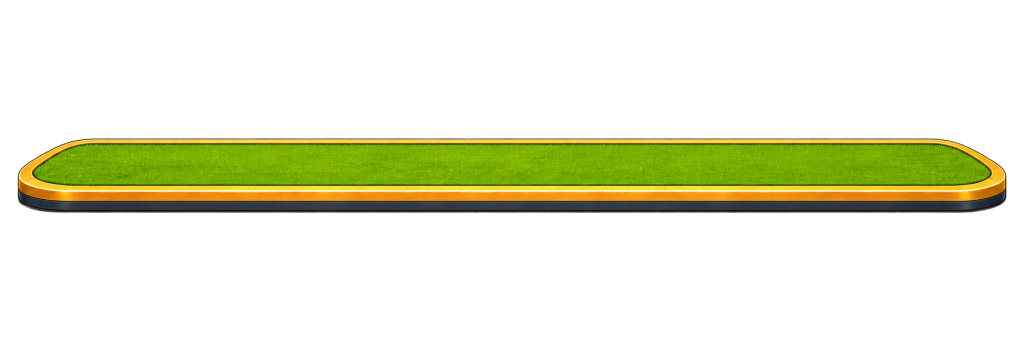
#> input picture artwork/practice/practice_platform.png, 2048 x 682 px, found by its file name (shown at 1/2 size)
$ python prepare_practice_depth.py
#> lines starting #> are read from the running program, lines starting #| are printed output that depends on the picture; after the words box and inside, x2 and y2 are one past the last pixel; in counts of white or black regions, pixels touching at a corner belong together
"""Bake small lighting passes from the prepared practice and reel-frame PNGs."""

from pathlib import Path

import numpy as np
from PIL import Image, ImageChops, ImageDraw, ImageFilter


ASSETS = Path(__file__).resolve().parents[1] / 'static/assets/birdie-breakout'
PRACTICE = ASSETS / 'practice'


def plot_pass(base, color, coverage):
    layer = Image.new('RGBA', base.size, color)
    layer.putalpha(Image.fromarray(np.round(np.clip(coverage, 0, 1) * 255).astype(np.uint8)))
    return Image.alpha_composite(base, layer)


def normalized_axes(image):
    return np.linspace(0, 1, image.width)[None, :], np.linspace(0, 1, image.height)[:, None]


def save_ground_shadows(platform):
    # Share a compact contact texture across the two shoes, machine and dispenser.
    shape = Image.new('L', (128, 40))
    ImageDraw.Draw(shape).ellipse((11, 10, 116, 29), fill=158)
    core = Image.new('L', shape.size)
    ImageDraw.Draw(core).ellipse((19, 16, 108, 24), fill=123)
    contact = Image.new('RGBA', shape.size, (255, 255, 255))
    contact.putalpha(ImageChops.screen(shape.filter(ImageFilter.GaussianBlur(4)),
                                     core.filter(ImageFilter.GaussianBlur(2))))
    contact.save(PRACTICE / 'depth_contact_shadow.png', optimize=True)

    # Project the actual front edge of the deck. A broad penumbra and a tighter
    # seam make the curved lip look seated on the terrace.
    pad = (16, 12)
    size = (platform.width + 2 * pad[0], platform.height + 2 * pad[1])
    shade = Image.new('L', size)
    seam = Image.new('L', size)
    edge = np.asarray(platform.getchannel('A')) > 100
    contour = [(x + pad[0], np.flatnonzero(col)[-1] + pad[1])
               for x, col in enumerate(edge.T) if col.any()]
    ImageDraw.Draw(shade).line([(x + 3, y + 3) for x, y in contour], fill=156, width=9)
    ImageDraw.Draw(seam).line(contour, fill=170, width=3)
    shadow = Image.new('RGBA', size, (255, 255, 255))
    shadow.putalpha(ImageChops.screen(shade.filter(ImageFilter.GaussianBlur(4.5)),
                                    seam.filter(ImageFilter.GaussianBlur(1.3))))
    shadow.save(PRACTICE / 'platform_cast_shadow.png', optimize=True)


def save_platform_light(platform):
    x, y = normalized_axes(platform)
    coverage = np.asarray(platform.getchannel('A'), dtype=np.float32) / 255
    top_light = 0.14 * np.exp(-((y - 0.24) / 0.31) ** 2) * (1 - x * 0.71)
    lip_shade = np.clip((y - 0.59) / 0.34, 0, 1) * (0.18 + 0.12 * x)
    rear_shade = 0.13 * np.exp(-((y - 0.085) / 0.07) ** 2)
    light = Image.new('RGBA', platform.size)
    light = plot_pass(light, (249, 226, 153), coverage * top_light)
    light = plot_pass(light, (64, 39, 19), coverage * lip_shade)
    light = plot_pass(light, (40, 59, 25), coverage * rear_shade)
    light.save(PRACTICE / 'platform_light.png', optimize=True)


def save_portrait_platform(platform):
    # Open the turf surface toward the camera in portrait. Keep the front
    # fascia in its own band so the gold edge retains the original profile.
    width, height = 768, 288
    sections = ((0, 20, 23), (20, 96, 245), (96, 155, 20))
    deck = Image.new('RGBA', (width, height))
    y = 0
    for start, end, rows in sections:
        section = platform.crop((0, start, platform.width, end))
        deck.paste(section.resize((width, rows), Image.Resampling.LANCZOS), (0, y))
        y += rows
    deck = deck.transform(
        deck.size, Image.Transform.QUAD, (-73, 0, 0, height, width, height, width + 73, 0),
        Image.Resampling.BICUBIC,
    )
    pixels = np.array(deck)
    light = np.linspace(0.86, 0.99, height)[:, None, None]
    pixels[:, :, :3] = np.round(pixels[:, :, :3] * light)
    Image.fromarray(pixels).save(PRACTICE / 'platform_portrait.png', optimize=True)


def save_reel_recess():
    with Image.open(ASSETS / 'course/board-frame.png') as master:
        frame = master.convert('RGBA').resize((512, 512), Image.Resampling.LANCZOS)
    x, y = normalized_axes(frame)
    # Inner opening measured on the illustration. Shadows sit below the symbols
    # and above the printed felt without touching the brass or clipping the tiles.
    left, right, top, bottom = 0.055, 0.945, 0.181, 0.907
    opening = (x >= left) & (x <= right) & (y >= top) & (y <= bottom)
    shade = (0.57 * np.exp(-np.maximum(0, y - top) / 0.025)
             + 0.47 * np.exp(-np.maximum(0, x - left) / 0.013)
             + 0.33 * np.exp(-np.maximum(0, right - x) / 0.014)
             + 0.32 * np.exp(-np.maximum(0, bottom - y) / 0.016))
    shade = opening * np.clip(shade, 0, 0.69)

    # Light skims the painted rails at the top-left. The original frame's alpha
    # keeps the pass inside its existing silhouette, including the corner brass.
    rails = (((x >= 0.032) & (x <= 0.054) & (y >= 0.175) & (y <= 0.882))
             | ((x >= 0.045) & (x <= 0.955) & (y >= 0.150) & (y <= 0.181)))
    pixels = np.asarray(frame, dtype=np.float32) / 255
    luminance = pixels[:, :, :3].mean(axis=-1)
    reflection = rails * pixels[:, :, 3] * luminance * (0.39 - 0.23 * x)
    reflection *= np.clip((y - 0.15) / 0.011, 0, 1)
    recess = Image.new('RGBA', frame.size)
    recess = plot_pass(recess, (6, 22, 16), shade)
    recess = plot_pass(recess, (248, 218, 156), reflection)
    recess.save(PRACTICE / 'reel_recess.png', optimize=True)


def save_ambient_birds():
    # Three provisional wing poses in one atlas, drawn at 4x for clean edges.
    atlas = Image.new('RGBA', (96, 20))
    for index, tip in enumerate((1, 7, 15)):
        pose = Image.new('RGBA', (128, 80))
        points = [(2, tip + 1), (7, tip + 1), (14, 9), (17, 9), (24, tip), (30, tip + 1),
                  (24, 8), (19, 11), (17, 15), (14, 13), (10, 11), (6, 8)]
        ImageDraw.Draw(pose).polygon([(x * 4, y * 4) for x, y in points], fill='white')
        atlas.paste(pose.resize((32, 20), Image.Resampling.LANCZOS), (index * 32, 0))
    atlas.save(PRACTICE / 'ambient_birds.png', optimize=True)


def main():
    with Image.open(PRACTICE / 'practice_platform.png') as master:
#> master is the input picture: PIL image 2048x682 RGBA; mean R, G, B, A 28.9, 31.4, 5.2, 51.5
        platform = master.convert('RGBA').resize((640, 50), Image.Resampling.LANCZOS)
        save_portrait_platform(master.convert('RGBA'))
#> in save_portrait_platform, `deck = Image.new('RGBA', (width, height))`: deck: PIL image 768x288 RGBA; every value is 0
#> after the loop in save_portrait_platform, `for start, end, rows in sections:`:
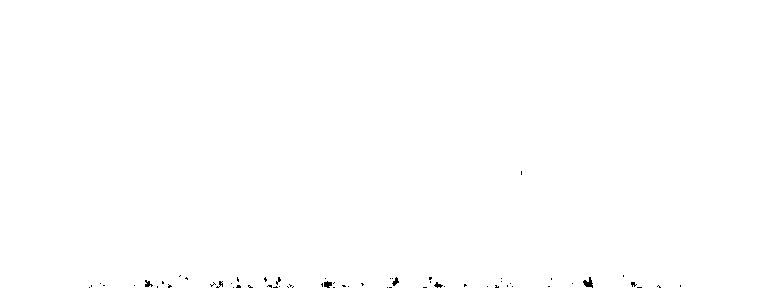
#> deck: PIL image 768x288 RGBA; mean R, G, B, A 0, 0, 0, 0.00198; transparent parts drawn white
#> after the loop in save_portrait_platform, `for start, end, rows in sections:`: y = 288
    save_ground_shadows(platform)
#> in save_ground_shadows, `shape = Image.new('L', (128, 40))`: shape: PIL image 128x40 L; every value is 0
#> in save_ground_shadows, `ImageDraw.Draw(shape).ellipse((11, 10, 116, 29), fill=158)`:
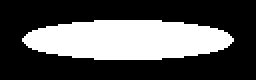
#> shape: PIL image 128x40 L (shown 2 times larger); values 0 (black) and 158 (white), 32.8% white; 1 white region, box (x1, y1, x2, y2) and area: (11, 10, 117, 30) 1680
#> in save_ground_shadows, `ImageDraw.Draw(core).ellipse((19, 16, 108, 24), fill=123)`: core: PIL image 128x40 L; values 0 (black) and 123 (white), 12.7% white; 1 white region, box (x1, y1, x2, y2) and area: (19, 16, 109, 25) 650
#> in save_ground_shadows, `contact = Image.new('RGBA', shape.size, (255, 255, 255))`: contact: PIL image 128x40 RGBA; every value is 255
#> in save_ground_shadows, `shade = Image.new('L', size)`: shade: PIL image 672x74 L; every value is 0
#> in save_ground_shadows, `edge = np.asarray(platform.getchannel('A')) > 100`:
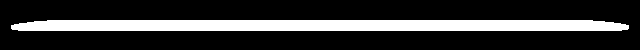
#> edge: shape (50, 640) bool; 20.7% white; 1 white region, box (x1, y1, x2, y2) and area: (11, 20, 629, 31) 6610
#> in save_ground_shadows, `contour = [(x + pad[0], np.flatnonzero(col)[-1] + pad[1]) for x, col i..`: contour = 618 pairs, first value 27 to 644, second value 40 to 42
#> in save_ground_shadows, `ImageDraw.Draw(shade).line([(x + 3, y + 3) for x, y in contour], fill=..`: shade: PIL image 672x74 L; values 0 (black) and 156 (white), 11.2% white; 1 white region, box (x1, y1, x2, y2) and area: (27, 40, 651, 50) 5564
#> in save_ground_shadows, `ImageDraw.Draw(seam).line(contour, fill=170, width=3)`:
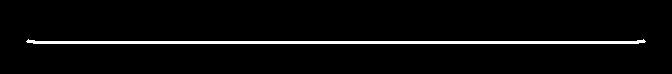
#> seam: PIL image 672x74 L; values 0 (black) and 170 (white), 3.7% white; 1 white region, box (x1, y1, x2, y2) and area: (26, 39, 646, 44) 1862
#> in save_ground_shadows, `shadow = Image.new('RGBA', size, (255, 255, 255))`: shadow: PIL image 672x74 RGBA; every value is 255
    save_platform_light(platform)
#> in save_platform_light, `x, y = normalized_axes(platform)`: y = 50 values from 0 to 1
#> in save_platform_light, `lip_shade = np.clip((y - 0.59) / 0.34, 0, 1) * (0.18 + 0.12 * x)`:
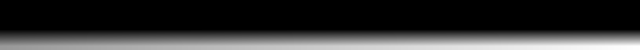
#> lip_shade: shape (50, 640) float64; min 0, max 0.3, mean 0.0588; drawn with min black and max white
#> in save_platform_light, `rear_shade = 0.13 * np.exp(-((y - 0.085) / 0.07) ** 2)`: rear_shade = 50 values, max 0.13 at index 4, min 8.12e-76 at index 49, mean 0.0154
#> in save_platform_light, `light = Image.new('RGBA', platform.size)`: light: PIL image 640x50 RGBA; every value is 0
#> call 3 of plot_pass, with color = (40, 59, 25)
#> in plot_pass (call 3), `layer = Image.new('RGBA', base.size, color)`:
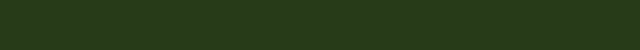
#> layer: PIL image 640x50 RGBA; mean R, G, B, A 40, 59, 25, 255
#> in plot_pass (call 3), `layer.putalpha(Image.fromarray(np.round(np.clip(coverage, 0, 1) * 255)..`:
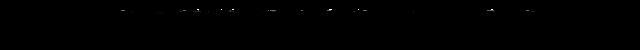
#> coverage: shape (50, 640) float64; min 0, max 6.99e-05, mean 6.71e-08; drawn with min black and max white
    save_reel_recess()
    save_ambient_birds()


if __name__ == '__main__':
#> (the run stopped early here; a loop or call above may not have finished)
